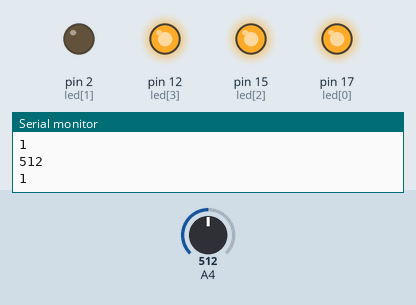
This sketch was run on a simulated Arduino Mega 2560, built with avr-gcc and run on an emulated ATmega2560. Parts: output pins drawn as LEDs (lit = HIGH), the last lines printed to the serial monitor. The test bench sets the inputs (shaded band); at power-on: A4 = 512.

Above: at 1.2 s.
1.3 s: A4 set to 665
4.3 s: A4 set to 689
At 4.51 s:
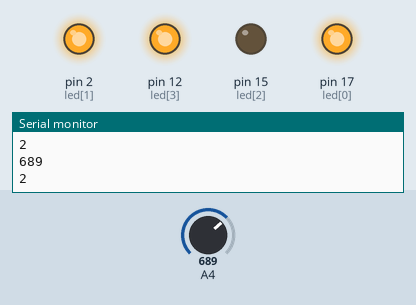
7.3 s: A4 set to 1009
10.3 s: A4 set to 1023
At 10.52 s:
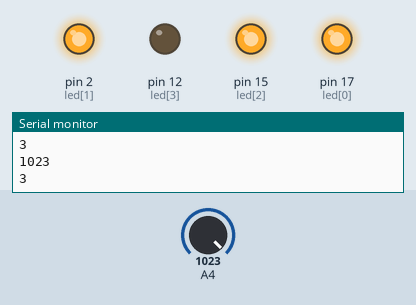
13.3 s: A4 set to 306
At 13.5 s:
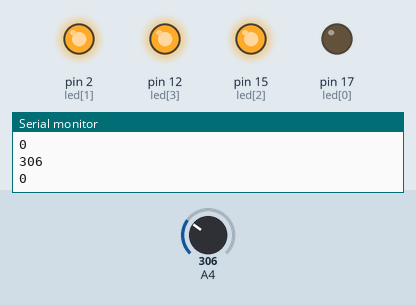
16.3 s: A4 set to 325
19.3 s: A4 set to 358
At 19.5 s:
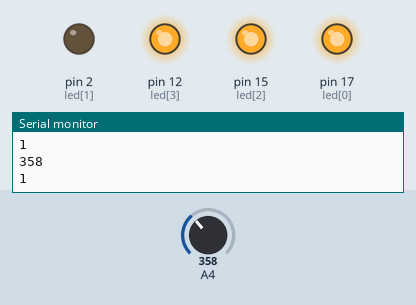
Timing chart, 0 to 22.3 s (numbered marks = the images above; inputs shaded):
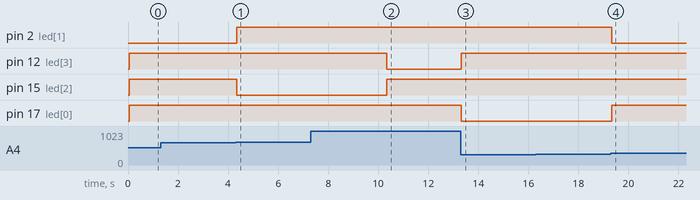

Measured:
- the behaviour switches between 681 and 682 on A4 (found by bisection; images 0 and 1)
- the behaviour switches between 1022 and 1023 on A4 (found by bisection; images 1 and 2)
- the behaviour switches between 340 and 341 on A4 (found by bisection; images 3 and 4)
- after the input at 4.3 s, pin 2 (led[1]): LOW → HIGH at once; pin 15 (led[2]): HIGH → LOW at once
- after the input at 10.3 s, pin 12 (led[3]): HIGH → LOW after 0.05 s; pin 15 (led[2]): LOW → HIGH after 0.05 s
- after the input at 13.3 s, pin 12 (led[3]): LOW → HIGH at once; pin 17 (led[0]): HIGH → LOW at once
- after the input at 19.3 s, pin 2 (led[1]): HIGH → LOW at once; pin 17 (led[0]): LOW → HIGH at once

The sketch:

Lab5-3.ino
```cpp
int led[] = {17, 2, 15, 12};
int adc = 36;

void setup() {
  Serial.begin(9600);
  for(int i=0; i<=3; i++){
  pinMode(led[i], OUTPUT);
  }

}

void loop() {
  int LDR = analogRead(adc);
  Serial.println(LDR);
  int ledIndex = map(LDR, 0, 1023, 0, 3);
  Serial.println(ledIndex);
  digitalWrite(led[ledIndex], LOW);
  delay(50);
  for(int i=0; i<=3; i++){
  digitalWrite(led[i], HIGH);
  }
}
```
